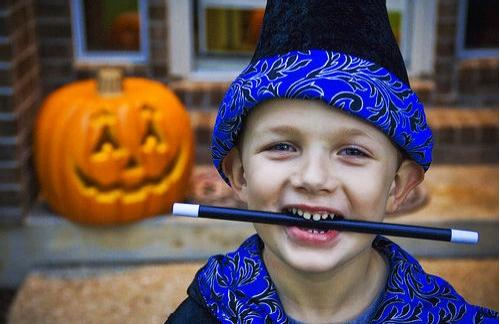
#> input picture Homework4/glvu/boy.png, 500 x 324 px
$ python salienceFunc.py   (older library calls are emulated)
#> lines starting #> are read from the running program, lines starting #| are printed output that depends on the picture
import cv2
import numpy as np

def compute_energy(img):
    gray = cv2.cvtColor(img, cv2.COLOR_BGR2GRAY)
    dx = cv2.Sobel(gray, cv2.CV_64F, 1, 0, ksize=3)
    dy = cv2.Sobel(gray, cv2.CV_64F, 0, 1, ksize=3)
    energy = cv2.magnitude(dx, dy)
    return energy.astype(np.uint32)

def energy_to_image(energy):
    energy_map = energy.astype(np.float32)
    cv2.normalize(energy_map, energy_map, 0, 255, cv2.NORM_MINMAX)
    energy_map = energy_map.astype(np.uint8)
    return cv2.applyColorMap(energy_map, cv2.COLORMAP_JET)

def main():
    img = cv2.imread('boy.png')
#> img is the input picture: shape (324, 500, 3); mean B, G, R 84.5, 84.5, 102.1
    energy = compute_energy(img)
#> in compute_energy, `gray = cv2.cvtColor(img, cv2.COLOR_BGR2GRAY)`:
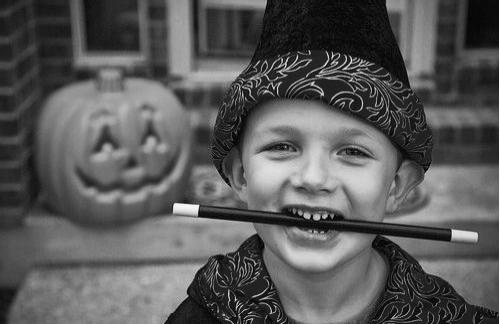
#> gray: shape (324, 500); min 0, max 255, mean 89.8
#> in compute_energy, `dx = cv2.Sobel(gray, cv2.CV_64F, 1, 0, ksize=3)`:
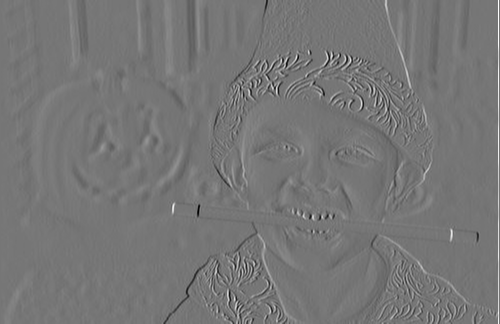
#> dx: shape (324, 500) float64; min -846, max 976, mean 1.8; drawn with min black and max white
#> in compute_energy, `dy = cv2.Sobel(gray, cv2.CV_64F, 0, 1, ksize=3)`:
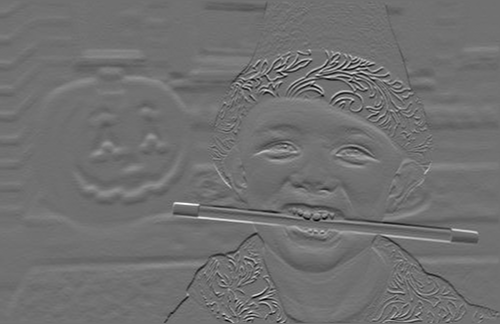
#> dy: shape (324, 500) float64; min -678, max 857, mean 0.3; drawn with min black and max white
#> in compute_energy, `energy = cv2.magnitude(dx, dy)`:
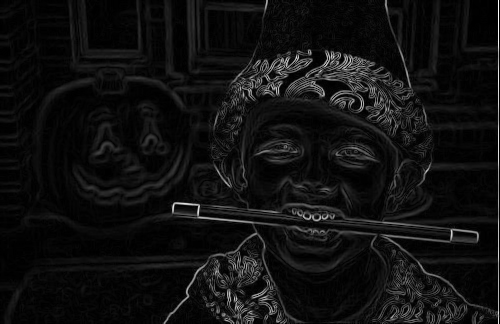
#> energy: shape (324, 500) float64; min 0, max 976, mean 64.1; drawn with min black and max white
    energy_gray = energy.astype(np.uint8)
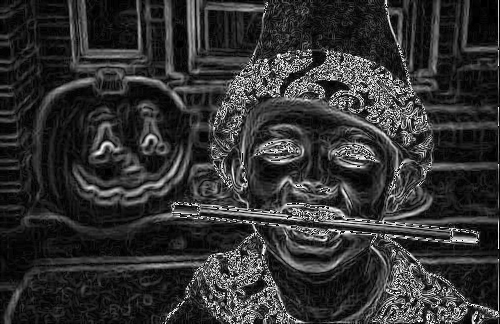
#> energy_gray: shape (324, 500); min 0, max 255, mean 50.1
    energy_color = energy_to_image(energy)
#> in energy_to_image, `return cv2.applyColorMap(energy_map, cv2.COLORMAP_JET)`:
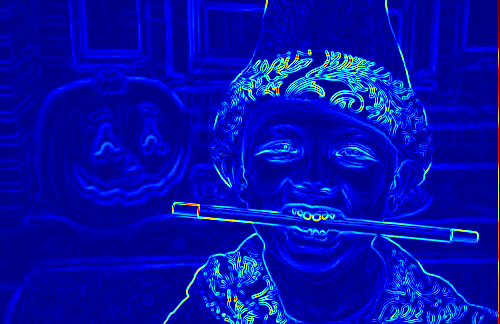
#> returned value: shape (324, 500, 3); mean of channels 0, 1, 2 173.2, 13.3, 2.5; drawn as B, G, R

    cv2.imshow('Input', img)
    cv2.imshow('Energy Gray', energy_gray)
    cv2.imshow('Energy Color', energy_color)
    cv2.imwrite('energe.png',energy_gray)
    cv2.waitKey(0)

if __name__ == '__main__':
    main()
